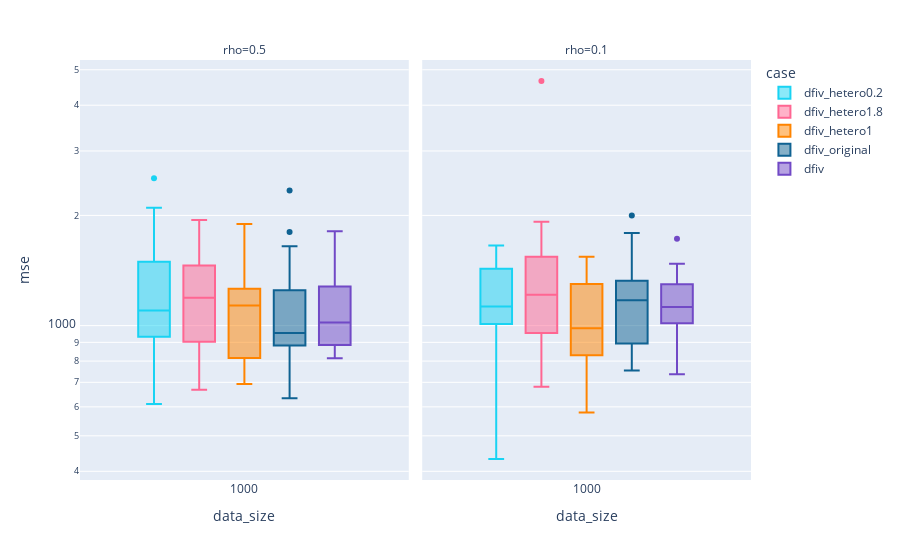

The notebook cell saved with this chart:
### Code cell
fig = px.box(df, x='data_size', y='mse', color='case', l
                og_y=True, points="all",
                facet_col='rho', facet_col_wrap=3,
                color_discrete_map = color_discrete_map)
fig.show()

### Figure 1 — Plotly figure (JSON) as saved in the notebook; plotly's stock layout.template omitted (floating-point values rounded to 4 significant figures)
{"data": [{"alignmentgroup": "True", "hovertemplate": "case=dfiv_hetero0.2<br>rho=0.5<br>data_size=%{x}<br>mse=%{y}<extra></extra>", "legendgroup": "dfiv_hetero0.2", "marker": {"color": "#19d3f3"}, "name": "dfiv_hetero0.2", "notched": false, "offsetgroup": "dfiv_hetero0.2", "orientation": "v", "showlegend": true, "type": "box", "x": [1000, 1000, 1000, 1000, 1000, 1000, 1000, 1000, 1000, 1000, 1000, 1000, 1000, 1000, 1000, 1000, 1000, 1000, 1000, 1000], "x0": " ", "xaxis": "x", "y": [927.4, 815.5, 1076.0, 1122.0, 2528.0, 1488.0, 1010.0, 1156.0, 1501.0, 936.0, 1232.0, 1244.0, 2099.0, 611.1, 1043.0, 1788.0, 860.4, 1074.0, 677.1, 1562.0], "y0": " ", "yaxis": "y"}, {"alignmentgroup": "True", "hovertemplate": "case=dfiv_hetero0.2<br>rho=0.1<br>data_size=%{x}<br>mse=%{y}<extra></extra>", "legendgroup": "dfiv_hetero0.2", "marker": {"color": "#19d3f3"}, "name": "dfiv_hetero0.2", "notched": false, "offsetgroup": "dfiv_hetero0.2", "orientation": "v", "showlegend": false, "type": "box", "x": [1000, 1000, 1000, 1000, 1000, 1000, 1000, 1000, 1000, 1000, 1000, 1000, 1000, 1000, 1000, 1000, 1000, 1000, 1000, 1000], "x0": " ", "xaxis": "x2", "y": [1261.0, 1155.0, 1401.0, 1015.0, 1131.0, 1032.0, 1111.0, 983.5, 1460.0, 803.2, 1557.0, 1655.0, 1126.0, 893.0, 432.2, 1458.0, 1133.0, 1091.0, 1549.0, 1005.0], "y0": " ", "yaxis": "y2"}, {"alignmentgroup": "True", "hovertemplate": "case=dfiv_hetero1.8<br>rho=0.5<br>data_size=%{x}<br>mse=%{y}<extra></extra>", "legendgroup": "dfiv_hetero1.8", "marker": {"color": "#FF6692"}, "name": "dfiv_hetero1.8", "notched": false, "offsetgroup": "dfiv_hetero1.8", "orientation": "v", "showlegend": true, "type": "box", "x": [1000, 1000, 1000, 1000, 1000, 1000, 1000, 1000, 1000, 1000, 1000, 1000, 1000, 1000, 1000, 1000, 1000, 1000, 1000, 1000], "x0": " ", "xaxis": "x", "y": [830.5, 1199.0, 984.4, 1186.0, 1216.0, 668.8, 1303.0, 1066.0, 1942.0, 1634.0, 870.5, 1206.0, 1614.0, 667.6, 1053.0, 1625.0, 1644.0, 935.5, 701.6, 1210.0], "y0": " ", "yaxis": "y"}, {"alignmentgroup": "True", "hovertemplate": "case=dfiv_hetero1.8<br>rho=0.1<br>data_size=%{x}<br>mse=%{y}<extra></extra>", "legendgroup": "dfiv_hetero1.8", "marker": {"color": "#FF6692"}, "name": "dfiv_hetero1.8", "notched": false, "offsetgroup": "dfiv_hetero1.8", "orientation": "v", "showlegend": false, "type": "box", "x": [1000, 1000, 1000, 1000, 1000, 1000, 1000, 1000, 1000, 1000, 1000, 1000, 1000, 1000, 1000, 1000, 1000, 1000, 1000, 1000], "x0": " ", "xaxis": "x2", "y": [1511.0, 878.6, 1573.0, 1211.0, 1020.0, 984.6, 1357.0, 1062.0, 1217.0, 4658.0, 1294.0, 1742.0, 1704.0, 680.9, 827.7, 1921.0, 925.0, 1341.0, 1034.0, 925.8], "y0": " ", "yaxis": "y2"}, {"alignmentgroup": "True", "hovertemplate": "case=dfiv_hetero1<br>rho=0.5<br>data_size=%{x}<br>mse=%{y}<extra></extra>", "legendgroup": "dfiv_hetero1", "marker": {"color": "#FF8400"}, "name": "dfiv_hetero1", "notched": false, "offsetgroup": "dfiv_hetero1", "orientation": "v", "showlegend": true, "type": "box", "x": [1000, 1000, 1000, 1000, 1000, 1000, 1000, 1000, 1000, 1000, 1000, 1000, 1000, 1000, 1000, 1000, 1000, 1000, 1000, 1000], "x0": " ", "xaxis": "x", "y": [758.7, 790.1, 765.4, 1252.0, 1144.0, 1268.0, 900.7, 1661.0, 1896.0, 1207.0, 841.6, 693.1, 1187.0, 895.3, 772.9, 1762.0, 1180.0, 1298.0, 1124.0, 931.1], "y0": " ", "yaxis": "y"}, {"alignmentgroup": "True", "hovertemplate": "case=dfiv_hetero1<br>rho=0.1<br>data_size=%{x}<br>mse=%{y}<extra></extra>", "legendgroup": "dfiv_hetero1", "marker": {"color": "#FF8400"}, "name": "dfiv_hetero1", "notched": false, "offsetgroup": "dfiv_hetero1", "orientation": "v", "showlegend": false, "type": "box", "x": [1000, 1000, 1000, 1000, 1000, 1000, 1000, 1000, 1000, 1000, 1000, 1000, 1000, 1000, 1000, 1000, 1000, 1000, 1000, 1000], "x0": " ", "xaxis": "x2", "y": [1168.0, 648.4, 1511.0, 833.3, 1055.0, 849.5, 972.1, 1252.0, 1480.0, 996.2, 1344.0, 1372.0, 1543.0, 578.9, 1048.0, 954.0, 826.4, 891.7, 744.5, 786.9], "y0": " ", "yaxis": "y2"}, {"alignmentgroup": "True", "hovertemplate": "case=dfiv_original<br>rho=0.5<br>data_size=%{x}<br>mse=%{y}<extra></extra>", "legendgroup": "dfiv_original", "marker": {"color": "#0F6292"}, "name": "dfiv_original", "notched": false, "offsetgroup": "dfiv_original", "orientation": "v", "showlegend": true, "type": "box", "x": [1000, 1000, 1000, 1000, 1000, 1000, 1000, 1000, 1000, 1000, 1000, 1000, 1000, 1000, 1000, 1000, 1000, 1000, 1000, 1000], "x0": " ", "xaxis": "x", "y": [952.6, 907.9, 1803.0, 908.4, 878.3, 1182.0, 633.4, 886.7, 779.6, 762.1, 1200.0, 1647.0, 2339.0, 1444.0, 726.6, 957.5, 911.1, 1296.0, 1021.0, 979.0], "y0": " ", "yaxis": "y"}, {"alignmentgroup": "True", "hovertemplate": "case=dfiv_original<br>rho=0.1<br>data_size=%{x}<br>mse=%{y}<extra></extra>", "legendgroup": "dfiv_original", "marker": {"color": "#0F6292"}, "name": "dfiv_original", "notched": false, "offsetgroup": "dfiv_original", "orientation": "v", "showlegend": false, "type": "box", "x": [1000, 1000, 1000, 1000, 1000, 1000, 1000, 1000, 1000, 1000, 1000, 1000, 1000, 1000, 1000, 1000, 1000, 1000, 1000, 1000], "x0": " ", "xaxis": "x2", "y": [832.2, 1196.0, 1651.0, 1258.0, 893.8, 1031.0, 1259.0, 879.6, 1998.0, 1196.0, 1343.0, 1070.0, 1791.0, 754.5, 881.8, 1309.0, 1375.0, 1150.0, 966.9, 892.7], "y0": " ", "yaxis": "y2"}, {"alignmentgroup": "True", "hovertemplate": "case=dfiv<br>rho=0.5<br>data_size=%{x}<br>mse=%{y}<extra></extra>", "legendgroup": "dfiv", "marker": {"color": "#7149C6"}, "name": "dfiv", "notched": false, "offsetgroup": "dfiv", "orientation": "v", "showlegend": true, "type": "box", "x": [1000, 1000, 1000, 1000, 1000, 1000, 1000, 1000, 1000, 1000, 1000, 1000, 1000, 1000, 1000, 1000, 1000, 1000, 1000, 1000], "x0": " ", "xaxis": "x", "y": [1198.0, 1035.0, 859.4, 1270.0, 1265.0, 1020.0, 846.9, 1406.0, 1811.0, 1544.0, 1020.0, 881.9, 1394.0, 887.3, 951.9, 971.0, 813.8, 925.9, 865.6, 1287.0], "y0": " ", "yaxis": "y"}, {"alignmentgroup": "True", "hovertemplate": "case=dfiv<br>rho=0.1<br>data_size=%{x}<br>mse=%{y}<extra></extra>", "legendgroup": "dfiv", "marker": {"color": "#7149C6"}, "name": "dfiv", "notched": false, "offsetgroup": "dfiv", "orientation": "v", "showlegend": false, "type": "box", "x": [1000, 1000, 1000, 1000, 1000, 1000, 1000, 1000, 1000, 1000, 1000, 1000, 1000, 1000, 1000, 1000, 1000, 1000, 1000, 1000], "x0": " ", "xaxis": "x2", "y": [781.3, 1132.0, 924.0, 1234.0, 1069.0, 1265.0, 1071.0, 1112.0, 1313.0, 1283.0, 1727.0, 840.6, 1039.0, 1252.0, 1384.0, 1115.0, 736.4, 1416.0, 991.8, 1476.0], "y0": " ", "yaxis": "y2"}], "layout": {"annotations": [{"font": {}, "showarrow": false, "text": "rho=0.5", "x": 0.245, "xanchor": "center", "xref": "paper", "y": 1, "yanchor": "bottom", "yref": "paper"}, {"font": {}, "showarrow": false, "text": "rho=0.1", "x": 0.755, "xanchor": "center", "xref": "paper", "y": 1, "yanchor": "bottom", "yref": "paper"}], "boxmode": "group", "legend": {"title": {"text": "case"}, "tracegroupgap": 0}, "margin": {"t": 60}, "xaxis": {"anchor": "y", "domain": [0, 0.49], "title": {"text": "data_size"}}, "xaxis2": {"anchor": "y2", "domain": [0.51, 1], "matches": "x", "title": {"text": "data_size"}}, "yaxis": {"anchor": "x", "domain": [0, 1], "title": {"text": "mse"}, "type": "log"}, "yaxis2": {"anchor": "x2", "domain": [0, 1], "matches": "y", "showticklabels": false, "type": "log"}}}
